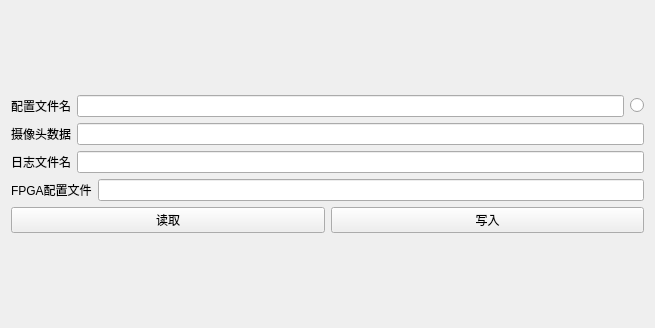
<?xml version="1.0" encoding="UTF-8"?>
<ui version="4.0">
 <class>file_mdle</class>
 <widget class="QWidget" name="file_mdle">
  <property name="geometry">
   <rect>
    <x>0</x>
    <y>0</y>
    <width>655</width>
    <height>328</height>
   </rect>
  </property>
  <property name="windowTitle">
   <string>Form</string>
  </property>
  <layout class="QVBoxLayout" name="verticalLayout_2">
   <item>
    <layout class="QVBoxLayout" name="verticalLayout">
     <item>
      <layout class="QHBoxLayout" name="horizontalLayout_2">
       <item>
        <widget class="QLabel" name="label_2">
         <property name="text">
          <string>配置文件名</string>
         </property>
        </widget>
       </item>
       <item>
        <widget class="QLineEdit" name="ui_file_ini">
         <property name="styleSheet">
          <string notr="true"/>
         </property>
        </widget>
       </item>
       <item>
        <widget class="QRadioButton" name="ui_file_ini_state">
         <property name="text">
          <string/>
         </property>
        </widget>
       </item>
      </layout>
     </item>
     <item>
      <layout class="QHBoxLayout" name="horizontalLayout_3">
       <item>
        <widget class="QLabel" name="label">
         <property name="text">
          <string>摄像头数据</string>
         </property>
        </widget>
       </item>
       <item>
        <widget class="QLineEdit" name="ui_dir_camera"/>
       </item>
      </layout>
     </item>
     <item>
      <layout class="QHBoxLayout" name="horizontalLayout_4">
       <item>
        <widget class="QLabel" name="label_3">
         <property name="text">
          <string>日志文件名</string>
         </property>
        </widget>
       </item>
       <item>
        <widget class="QLineEdit" name="ui_log_file"/>
       </item>
      </layout>
     </item>
     <item>
      <layout class="QHBoxLayout" name="horizontalLayout_9">
       <item>
        <widget class="QLabel" name="label_7">
         <property name="text">
          <string>FPGA配置文件</string>
         </property>
        </widget>
       </item>
       <item>
        <widget class="QLineEdit" name="ui_fpga_file"/>
       </item>
      </layout>
     </item>
     <item>
      <layout class="QHBoxLayout" name="horizontalLayout">
       <item>
        <widget class="QPushButton" name="ui_read_set">
         <property name="text">
          <string>读取</string>
         </property>
        </widget>
       </item>
       <item>
        <widget class="QPushButton" name="ui_write_set">
         <property name="text">
          <string>写入</string>
         </property>
        </widget>
       </item>
      </layout>
     </item>
    </layout>
   </item>
  </layout>
 </widget>
 <resources/>
 <connections/>
</ui>
